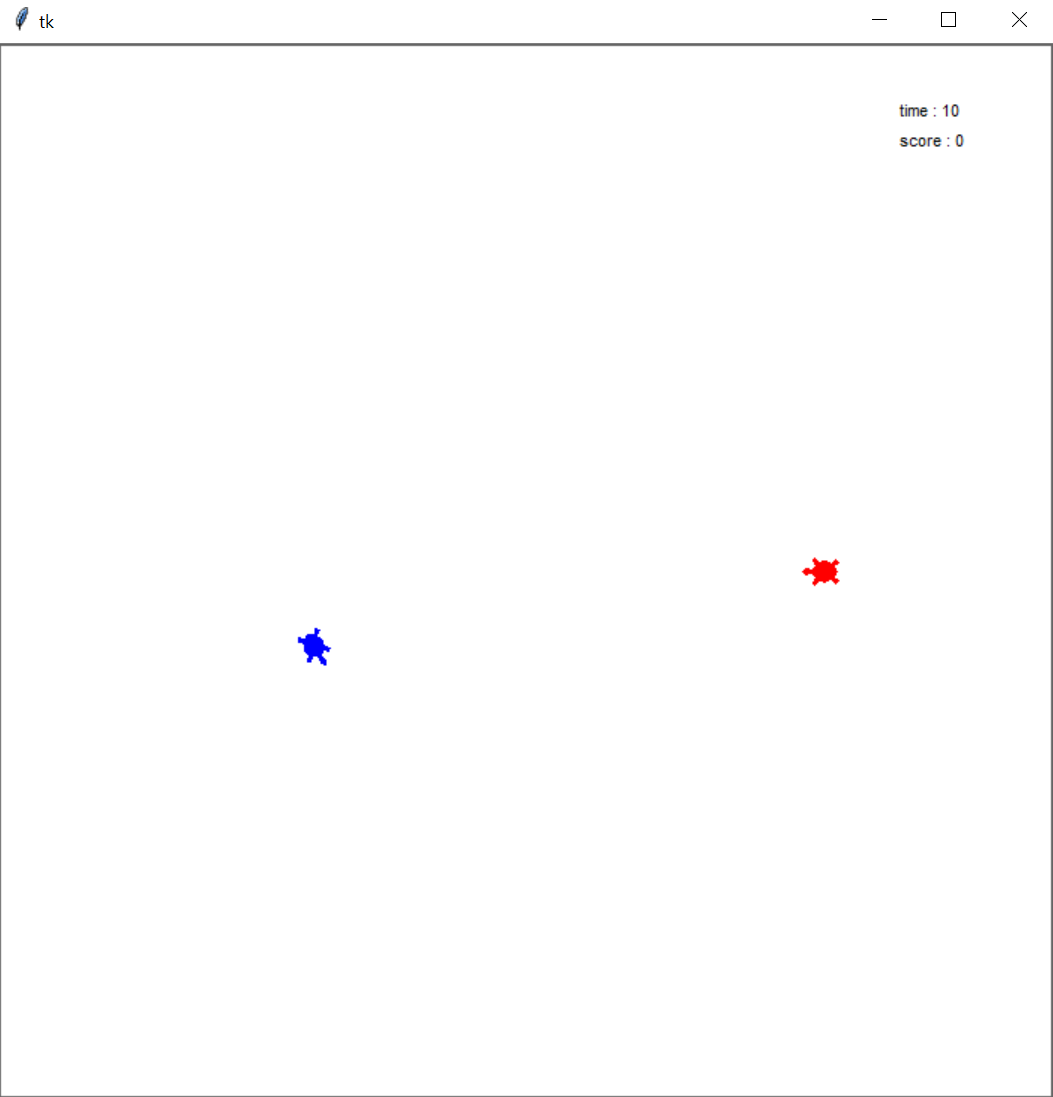

The script that drew this image:
# This example is not working in Spyder directly (F5 or Run)
# Please type '!python turtle_runaway.py' on IPython console in your Spyder.
import tkinter as tk
import turtle, random

class RunawayGame:
    def __init__(self, canvas, runner, chaser, catch_radius=50):
        self.canvas = canvas
        self.runner = runner
        self.chaser = chaser
        self.catch_radius2 = catch_radius**2

        # Initialize 'runner' and 'chaser'
        self.runner.shape('turtle')
        self.runner.color('blue')
        self.runner.penup()

        self.chaser.shape('turtle')
        self.chaser.color('red')
        self.chaser.penup()

        # Instantiate an another turtle for drawing
        self.drawer = turtle.RawTurtle(canvas)
        self.drawer.hideturtle()
        self.drawer.penup()

        # add timer and score
        self.time = 10
        self.timer = turtle.RawTurtle(canvas)
        self.timer.shape('blank')
        self.timer.hideturtle()
        self.drawer.penup()

        self.count = 0
        self.score = turtle.RawTurtle(canvas)
        self.score.shape('blank')
        self.score.hideturtle()
        self.score.penup()

    def is_catched(self):
        p = self.runner.pos()
        q = self.chaser.pos()
        dx, dy = p[0] - q[0], p[1] - q[1]
        return dx**2 + dy**2 < self.catch_radius2

    def start(self, init_dist=400, ai_timer_msec=10):
        self.runner.setpos((-init_dist / 2, 0))
        self.runner.setheading(0)
        self.chaser.setpos((+init_dist / 2, 0))
        self.chaser.setheading(180)

        # TODO) You can do something here and follows.
        self.ai_timer_msec = ai_timer_msec
        self.set_score()
        self.set_timer()
        self.canvas.ontimer(self.draw_timer, 1000)
        self.canvas.ontimer(self.step, self.ai_timer_msec)


    def set_score(self):
        self.score.undo()
        self.score.penup()
        self.score.setpos(250,280)
        self.score.write(f'score : {self.count}')

    def draw_timer(self):
        if self.time > 0:
            self.set_timer()
            self.time = self.time - 1
            self.canvas.ontimer(self.draw_timer, 1000)
        else:
            self.set_timer()
            self.timer.clear()
            self.timer.write(f'game over')


    def set_timer(self):
        self.timer.clear()
        self.timer.penup()
        self.timer.setpos(250, 300)
        self.timer.write(f'time : {self.time}')

    def step(self):
        self.chaser.run_ai(self.chaser.pos(), self.chaser.heading())
        if self.runner.pos()[0] > 330 or self.runner.pos()[0] < -330 or self.runner.pos()[1] > 330 or self.runner.pos()[1] < -330:
            print(self.runner.pos())
            self.runner.setheading(self.runner.heading() + 180)
            self.runner.forward(50)
        else:
            self.runner.run_ai(self.runner.pos(), self.runner.heading())

        # TODO) You can do something here and follows.
        is_catched = self.is_catched()
        if is_catched:
            self.count += 1
            self.set_score()
            self.runner.setpos(random.randint(-300, 300), random.randint(-300,300))

        # Note) The following line should be the last of this function to keep the game playing
        if self.time > 0:
            self.canvas.ontimer(self.step, self.ai_timer_msec)
class ManualMover(turtle.RawTurtle):
    def __init__(self, canvas, step_move=10, step_turn=20):
        super().__init__(canvas)
        self.step_move = step_move
        self.step_turn = step_turn

        # Register event handlers
        canvas.onkeypress(lambda: self.forward(self.step_move), 'Up')
        canvas.onkeypress(lambda: self.backward(self.step_move), 'Down')
        canvas.onkeypress(lambda: self.left(self.step_turn), 'Left')
        canvas.onkeypress(lambda: self.right(self.step_turn), 'Right')
        canvas.onkeypress(lambda: self.forward(self.step_move * 10), 'space')
        canvas.listen()

    def run_ai(self, opp_pos, opp_heading):
        pass

class RandomMover(turtle.RawTurtle):
    def __init__(self, canvas, step_move=40, step_turn=20):
        super().__init__(canvas)
        self.step_move = step_move
        self.step_turn = step_turn

    def run_ai(self, opp_pos, opp_heading):
        mode = random.randint(0, 2)
        if mode == 0:
            self.forward(self.step_move)
        elif mode == 1:
            self.left(self.step_turn)
        elif mode == 2:
            self.right(self.step_turn)

if __name__ == '__main__':
    # Use 'TurtleScreen' instead of 'Screen' to prevent an exception from the singleton 'Screen'
    root = tk.Tk()
    canvas = tk.Canvas(root, width=700, height=700)
    canvas.pack()
    screen = turtle.TurtleScreen(canvas)

    # TODO) Change the follows to your turtle if necessary
    runner = RandomMover(screen)
    chaser = ManualMover(screen)

    game = RunawayGame(screen, runner, chaser)
    game.start()
    screen.mainloop()
